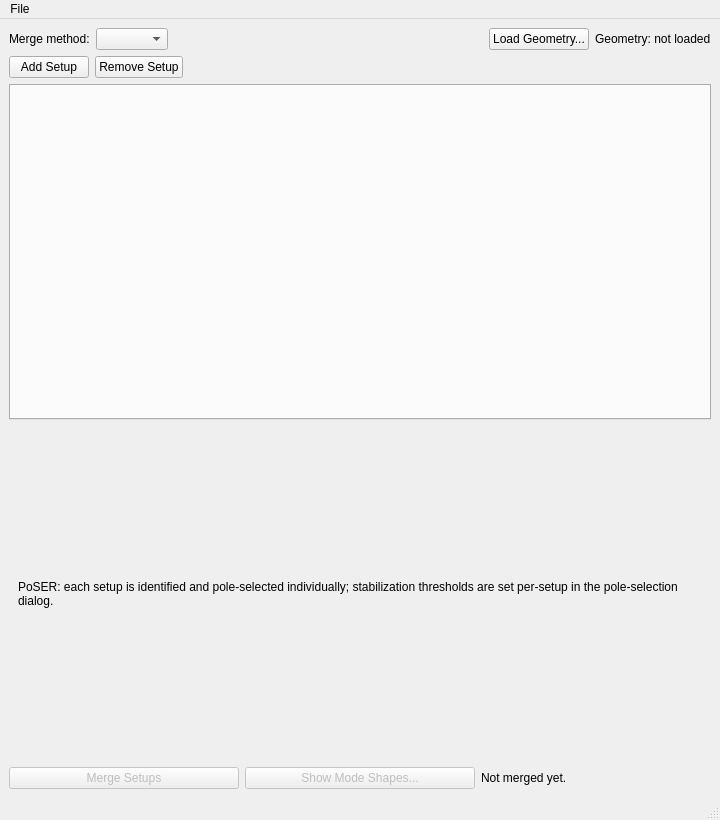
<?xml version="1.0" encoding="UTF-8"?>
<ui version="4.0">
 <class>MultiSetupGUI</class>
 <widget class="QMainWindow" name="MultiSetupGUI">
  <property name="geometry">
   <rect>
    <x>0</x>
    <y>0</y>
    <width>720</width>
    <height>820</height>
   </rect>
  </property>
  <property name="windowTitle">
   <string>pyOMA - Multi-Setup Analysis</string>
  </property>
  <widget class="QWidget" name="central_widget">
   <layout class="QVBoxLayout" name="root_layout">
    <item>
     <layout class="QHBoxLayout" name="header_row">
      <item>
       <widget class="QLabel" name="label_mode">
        <property name="text">
         <string>Merge method:</string>
        </property>
       </widget>
      </item>
      <item>
       <widget class="QComboBox" name="combo_mode"/>
      </item>
      <item>
       <spacer name="header_row_spacer">
        <property name="orientation">
         <enum>Qt::Orientation::Horizontal</enum>
        </property>
        <property name="sizeHint" stdset="0">
         <size>
          <width>40</width>
          <height>20</height>
         </size>
        </property>
       </spacer>
      </item>
      <item>
       <widget class="QPushButton" name="btn_load_geometry">
        <property name="text">
         <string>Load Geometry...</string>
        </property>
       </widget>
      </item>
      <item>
       <widget class="QLabel" name="lbl_geometry_status">
        <property name="text">
         <string>Geometry: not loaded</string>
        </property>
       </widget>
      </item>
     </layout>
    </item>
    <item>
     <layout class="QHBoxLayout" name="tabs_toolbar_row">
      <item>
       <widget class="QPushButton" name="btn_add_setup">
        <property name="text">
         <string>Add Setup</string>
        </property>
       </widget>
      </item>
      <item>
       <widget class="QPushButton" name="btn_remove_setup">
        <property name="text">
         <string>Remove Setup</string>
        </property>
       </widget>
      </item>
      <item>
       <spacer name="tabs_toolbar_spacer">
        <property name="orientation">
         <enum>Qt::Orientation::Horizontal</enum>
        </property>
        <property name="sizeHint" stdset="0">
         <size>
          <width>40</width>
          <height>20</height>
         </size>
        </property>
       </spacer>
      </item>
     </layout>
    </item>
    <item>
     <widget class="QTabWidget" name="tabs_setups"/>
    </item>
    <item>
     <widget class="QStackedWidget" name="stack_settings">
      <widget class="QWidget" name="page_poser_settings">
       <layout class="QVBoxLayout" name="poser_settings_layout">
        <item>
         <widget class="QLabel" name="label_poser_hint">
          <property name="text">
           <string>PoSER: each setup is identified and pole-selected individually; stabilization thresholds are set per-setup in the pole-selection dialog.</string>
          </property>
          <property name="wordWrap">
           <bool>true</bool>
          </property>
         </widget>
        </item>
       </layout>
      </widget>
      <widget class="QWidget" name="page_poger_settings">
       <layout class="QFormLayout" name="poger_settings_layout">
        <item row="0" column="0">
         <widget class="QLabel" name="label_num_block_columns">
          <property name="text">
           <string>Number of block columns</string>
          </property>
         </widget>
        </item>
        <item row="0" column="1">
         <widget class="QSpinBox" name="spin_num_block_columns">
          <property name="specialValueText">
           <string>Auto</string>
          </property>
          <property name="minimum">
           <number>0</number>
          </property>
          <property name="maximum">
           <number>100000</number>
          </property>
          <property name="value">
           <number>50</number>
          </property>
         </widget>
        </item>
        <item row="1" column="0">
         <widget class="QLabel" name="label_max_model_order">
          <property name="text">
           <string>Maximum model order</string>
          </property>
         </widget>
        </item>
        <item row="1" column="1">
         <widget class="QSpinBox" name="spin_max_model_order">
          <property name="specialValueText">
           <string>Auto</string>
          </property>
          <property name="minimum">
           <number>0</number>
          </property>
          <property name="maximum">
           <number>2000</number>
          </property>
          <property name="value">
           <number>20</number>
          </property>
         </widget>
        </item>
       </layout>
      </widget>
      <widget class="QWidget" name="page_preger_settings">
       <layout class="QFormLayout" name="preger_settings_layout">
        <item row="0" column="0">
         <widget class="QLabel" name="label_preger_num_block_columns">
          <property name="text">
           <string>Number of block columns</string>
          </property>
         </widget>
        </item>
        <item row="0" column="1">
         <widget class="QSpinBox" name="spin_preger_num_block_columns">
          <property name="specialValueText">
           <string>Auto</string>
          </property>
          <property name="minimum">
           <number>0</number>
          </property>
          <property name="maximum">
           <number>100000</number>
          </property>
          <property name="value">
           <number>50</number>
          </property>
         </widget>
        </item>
        <item row="1" column="0">
         <widget class="QLabel" name="label_preger_num_block_rows">
          <property name="text">
           <string>Number of block rows</string>
          </property>
         </widget>
        </item>
        <item row="1" column="1">
         <widget class="QSpinBox" name="spin_preger_num_block_rows">
          <property name="specialValueText">
           <string>= block columns</string>
          </property>
          <property name="minimum">
           <number>0</number>
          </property>
          <property name="maximum">
           <number>100000</number>
          </property>
          <property name="value">
           <number>0</number>
          </property>
         </widget>
        </item>
        <item row="2" column="0">
         <widget class="QLabel" name="label_preger_subspace_method">
          <property name="text">
           <string>Subspace method</string>
          </property>
         </widget>
        </item>
        <item row="2" column="1">
         <widget class="QComboBox" name="combo_preger_subspace_method">
          <item>
           <property name="text">
            <string>covariance</string>
           </property>
          </item>
          <item>
           <property name="text">
            <string>projection</string>
           </property>
          </item>
         </widget>
        </item>
        <item row="3" column="0">
         <widget class="QLabel" name="label_preger_num_blocks">
          <property name="text">
           <string>Number of blocks (projection only)</string>
          </property>
         </widget>
        </item>
        <item row="3" column="1">
         <widget class="QSpinBox" name="spin_preger_num_blocks">
          <property name="specialValueText">
           <string>Auto</string>
          </property>
          <property name="minimum">
           <number>0</number>
          </property>
          <property name="maximum">
           <number>1000</number>
          </property>
          <property name="value">
           <number>0</number>
          </property>
         </widget>
        </item>
        <item row="4" column="0">
         <widget class="QLabel" name="label_preger_max_model_order">
          <property name="text">
           <string>Maximum model order</string>
          </property>
         </widget>
        </item>
        <item row="4" column="1">
         <widget class="QSpinBox" name="spin_preger_max_model_order">
          <property name="specialValueText">
           <string>Auto</string>
          </property>
          <property name="minimum">
           <number>0</number>
          </property>
          <property name="maximum">
           <number>2000</number>
          </property>
          <property name="value">
           <number>20</number>
          </property>
         </widget>
        </item>
        <item row="5" column="0">
         <widget class="QLabel" name="label_preger_variance">
          <property name="text">
           <string>Compute variances (VarPreGERSSI)</string>
          </property>
         </widget>
        </item>
        <item row="5" column="1">
         <widget class="QCheckBox" name="chk_preger_variance">
          <property name="text">
           <string/>
          </property>
         </widget>
        </item>
       </layout>
      </widget>
     </widget>
    </item>
    <item>
     <layout class="QHBoxLayout" name="merge_row">
      <item>
       <widget class="QPushButton" name="btn_merge">
        <property name="enabled">
         <bool>false</bool>
        </property>
        <property name="text">
         <string>Merge Setups</string>
        </property>
       </widget>
      </item>
      <item>
       <widget class="QPushButton" name="btn_show_mode_shapes">
        <property name="enabled">
         <bool>false</bool>
        </property>
        <property name="text">
         <string>Show Mode Shapes...</string>
        </property>
       </widget>
      </item>
      <item>
       <widget class="QLabel" name="lbl_merge_status">
        <property name="text">
         <string>Not merged yet.</string>
        </property>
        <property name="wordWrap">
         <bool>true</bool>
        </property>
       </widget>
      </item>
     </layout>
    </item>
   </layout>
  </widget>
  <widget class="QStatusBar" name="statusbar"/>
  <widget class="QMenuBar" name="menuBar">
   <property name="geometry">
    <rect>
     <x>0</x>
     <y>0</y>
     <width>720</width>
     <height>22</height>
    </rect>
   </property>
   <widget class="QMenu" name="menuFile">
    <property name="title">
     <string>File</string>
    </property>
    <addaction name="actionLoad_State"/>
    <addaction name="actionSave_State"/>
    <addaction name="separator"/>
    <addaction name="actionQuit"/>
   </widget>
   <addaction name="menuFile"/>
  </widget>
  <action name="actionLoad_State">
   <property name="text">
    <string>Load State</string>
   </property>
  </action>
  <action name="actionSave_State">
   <property name="text">
    <string>Save State</string>
   </property>
  </action>
  <action name="actionQuit">
   <property name="text">
    <string>Quit</string>
   </property>
  </action>
 </widget>
 <resources/>
 <connections/>
</ui>
